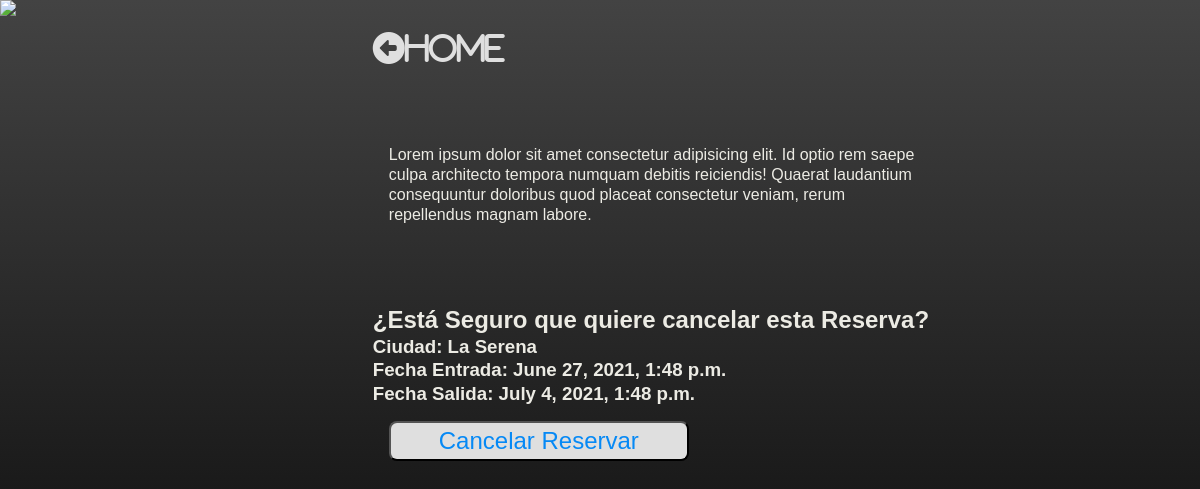
/reserva/cancel/12, run on the app's committed database.
### arriendo/models.py (models this page shows, shortened)
class Reserva(models.Model):
    user = models.ForeignKey(settings.AUTH_USER_MODEL, on_delete=models.CASCADE)
    depto = models.ForeignKey(Depto, on_delete=models.CASCADE)
    check_in = models.DateTimeField()
    check_out = models.DateTimeField()
    def get_depto_category(self):
        depto_categories = dict(self.depto.DEPTO_CATEGORIES)
        depto_category = depto_categories.get(self.depto.category)
        return depto_category

class Depto(models.Model):
    DEPTO_CATEGORIES = (
        ('VIN','Vina del Mar'),
        ('SER','La Serena'),
        ('PUC','Pucon'),
        ('VIL','Villarrica'),
        ('VAL','Valdivia'),
        ('IQU','Iquique'),
        ('FRU','Frutillar'),
    )
    category = models.CharField(max_length=3, choices=DEPTO_CATEGORIES,default='Iquique')
    precio = models.IntegerField()
    capacidad = models.IntegerField()
    camas = models.IntegerField()

### arriendo/views.py (the view)
# urls.py: path('reserva/cancel/<pk>',CancelReservaView.as_view(), name='CancelReservaView'),
class CancelReservaView(DeleteView):
    model = Reserva
    template_name = 'reserva_cancel_view.html'
    success_url = reverse_lazy('arriendo:ReservaListView')

### arriendo/templates/reserva_cancel_view.html (shortened to what this page needs)
{% load static %}
<!DOCTYPE html>
<html lang="en">
<head>
    <link rel="stylesheet" href="{% static 'arriendo/css/depto_detail_view.css' %}">
</head>
<body>
    <div class="content">
        <div class="image">
            <img
                src="https://images.unsplash.com/photo-1519710164239-da123dc03ef4?ixlib=rb-1.2.1&ixid=eyJhcHBfaWQiOjEyMDd9&auto=format&fit=crop&w=500&q=60">
        </div>
        <div class="depto">
            <div class="home">
                <a href="{% url 'arriendo:DeptoListView'  %}"><i class="fas fa-arrow-alt-circle-left">Home</i></a>
            </div>
            <div class="depto-info">
                <p>Lorem ipsum dolor sit amet consectetur adipisicing elit. Id optio rem saepe culpa architecto tempora
                    numquam debitis reiciendis! Quaerat laudantium consequuntur doloribus quod placeat consectetur
                    veniam,
                    rerum repellendus magnam labore. </p>
            </div>
            <form id="reserva-form" action="" method="POST">
                <h2>¿Está Seguro que quiere cancelar esta Reserva?</h2>
                <h3>Ciudad: {{reserva.get_depto_category}}</h3>
                <h3>Fecha Entrada: {{reserva.check_in}}</h3>
                <h3>Fecha Salida: {{reserva.check_out}}</h3>
                <div class="input-div">
                    <button type="submit" >Cancelar Reservar</button>
                </div>
            </form>
        </div>
    </div>
</body>
</html>

### arriendo/static/arriendo/css/depto_detail_view.css (style rules this page uses)
* { padding:0; margin:0; box-sizing: border-box; }
body { background: #000000; background: -webkit-linear-gradient(to bottom, #434343, #000000); background: linear-gradient(to bottom, #434343, #000000); color: rgb(236, 235, 228); font-family: sans-serif; line-height: 1.25; height: 100vh; }
.content { display: flex; flex-direction: row; flex-wrap: wrap; width:100%; justify-content: left; }
.image { flex: 0.3; }
.depto { flex:0.5; margin: 2rem; display:flex; text-align: left; align-items: start; flex-direction: column; }
.home { flex: 0.2; }
.depto-info { flex: 0.4; margin: 5rem 1rem; }
form { display: flex; flex: 0.4 1 auto; flex-direction: column; }
.image img { flex:1; max-height: 99.2vh; }
i { color:#dfdfdf; font-size: 2rem; }
.input-div { flex: 1 1 auto; margin:1rem; display: flex; flex-direction: column; justify-content: space-between; }
input, button { flex:1; width:300px; border-radius: 0.5rem; line-height: 1.5; font-size: 1.5rem; color: #555; }
button { background-color: #dfdfdf; color:rgb(6, 137, 245); outline:none; }

### data on the page
Reserva: get_depto_category "La Serena", check_in "June 27, 2021, 1:48 p.m.", check_out "July 4, 2021, 1:48 p.m."
